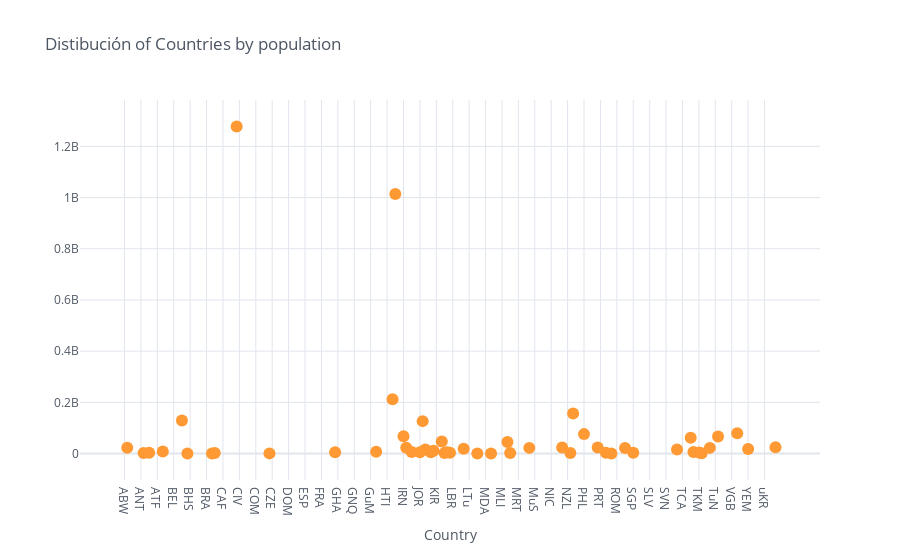

The code cell stored with this chart in its notebook:
### Code cell
#Scatterplot o Mapa de dispersión
data2[['Asia']].iplot(kind='scatter', mode='markers',xTitle='Country', 
                               title='Distibución of Countries by population')

### Figure 1 — Plotly figure (JSON) as saved in the notebook; plotly's stock layout.template omitted (floating-point values rounded to 4 significant figures; data arrays with more than 128 entries replaced by an {"elided": "..."} marker saying what was removed)
{"data": [{"line": {"color": "rgba(255, 153, 51, 1.0)", "dash": "solid", "shape": "linear", "width": 1.3}, "marker": {"size": 12, "symbol": "circle"}, "mode": "markers", "name": "Asia", "text": "", "type": "scatter", "x": {"elided": "239 str values"}, "y": {"elided": "239 mixed values"}}], "layout": {"legend": {"bgcolor": "#FFFFFF", "font": {"color": "#4D5663"}}, "paper_bgcolor": "#FFFFFF", "plot_bgcolor": "#FFFFFF", "title": {"font": {"color": "#4D5663"}, "text": "Distibución of Countries by population"}, "xaxis": {"gridcolor": "#E1E5ED", "showgrid": true, "tickfont": {"color": "#4D5663"}, "title": {"font": {"color": "#4D5663"}, "text": "Country"}, "zerolinecolor": "#E1E5ED"}, "yaxis": {"gridcolor": "#E1E5ED", "showgrid": true, "tickfont": {"color": "#4D5663"}, "title": {"font": {"color": "#4D5663"}, "text": ""}, "zerolinecolor": "#E1E5ED"}}}
